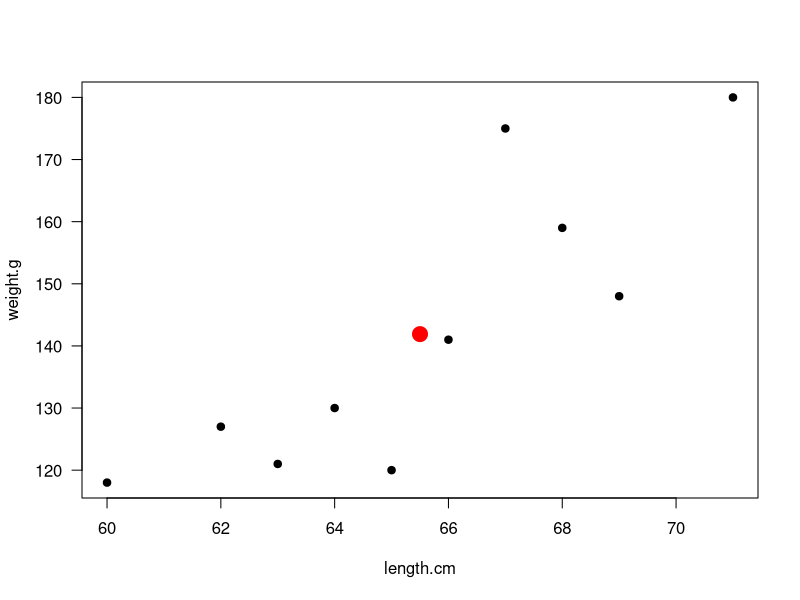
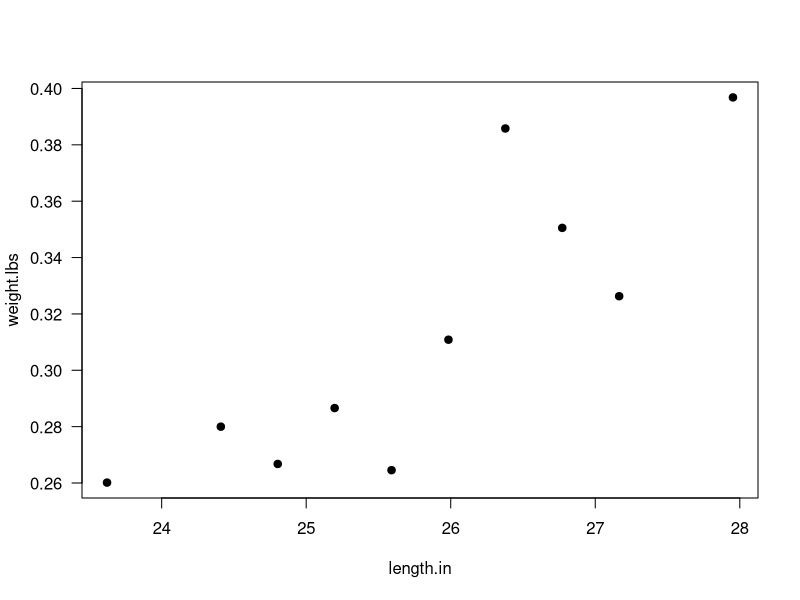
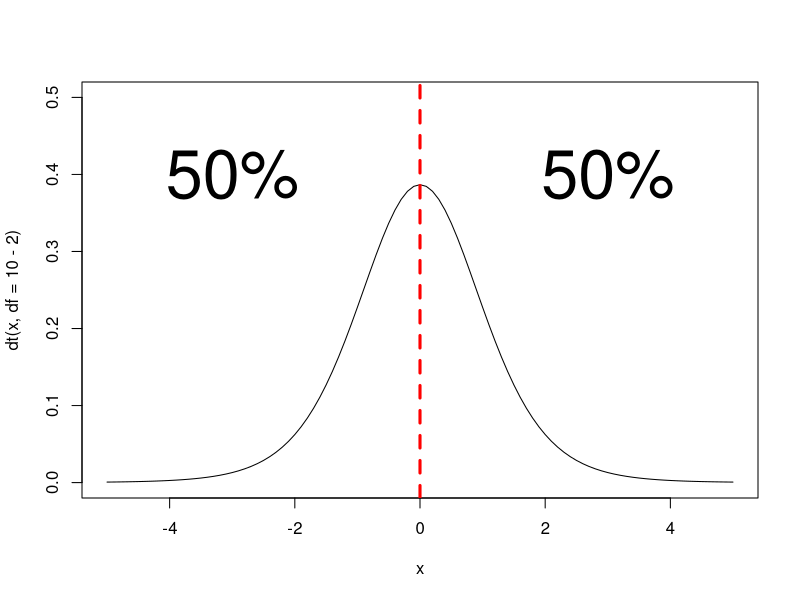
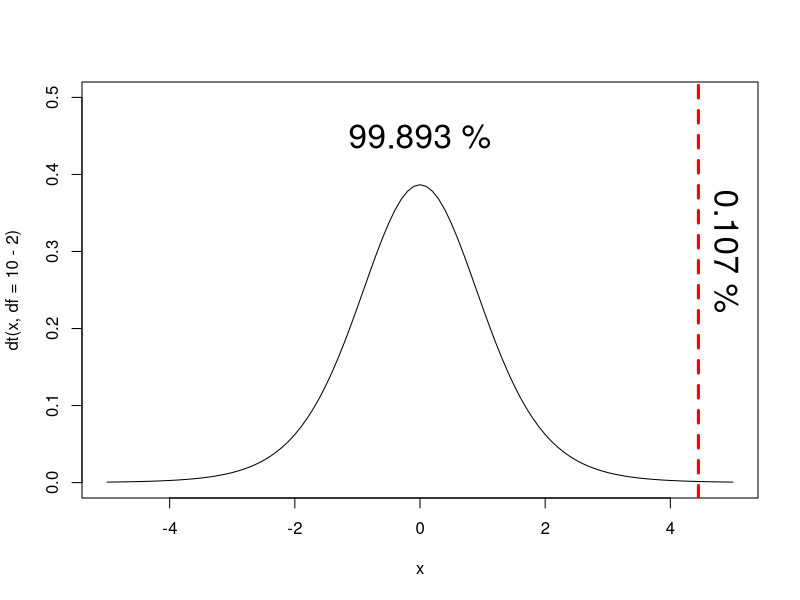
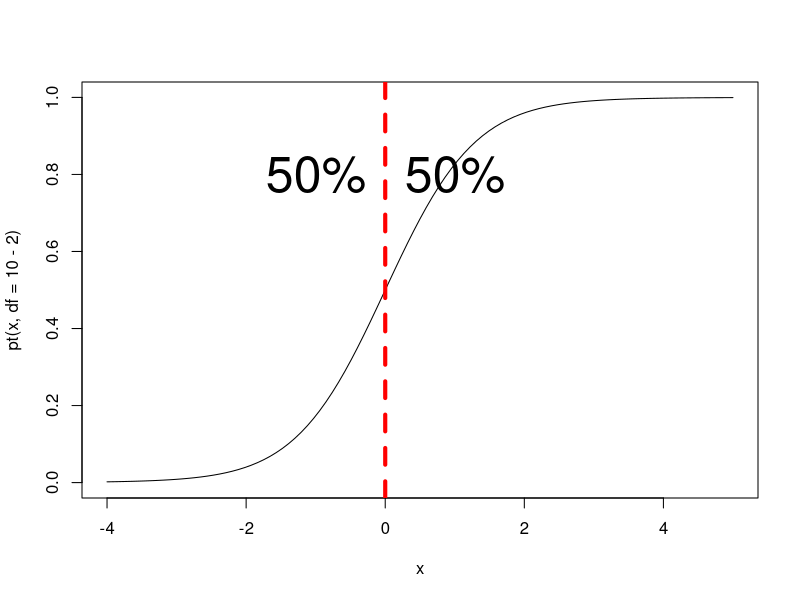
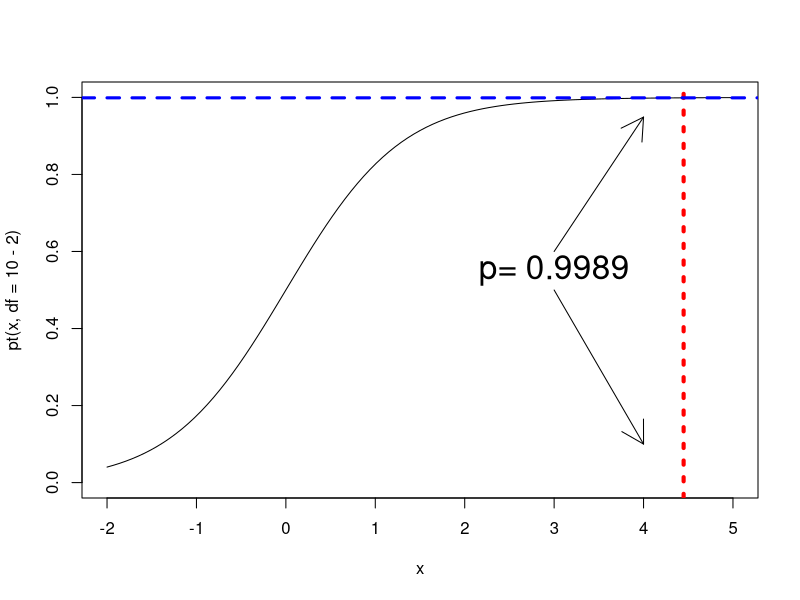
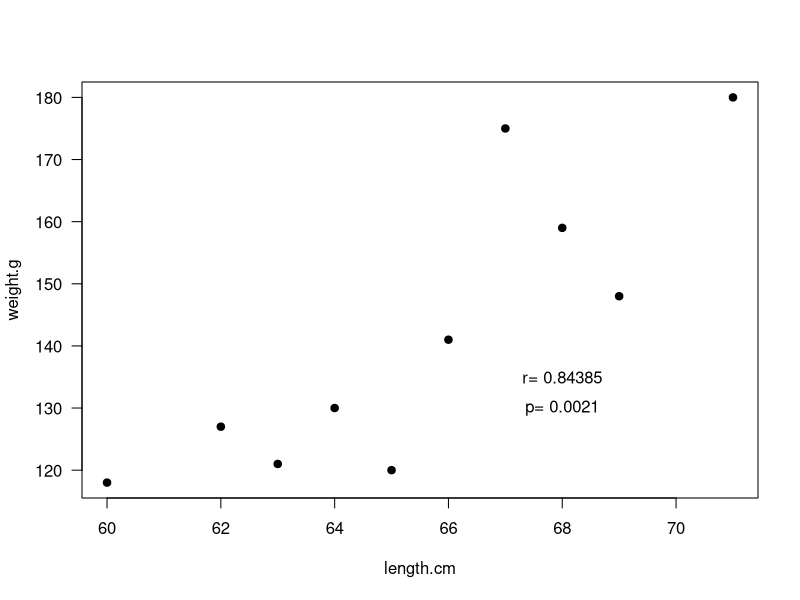
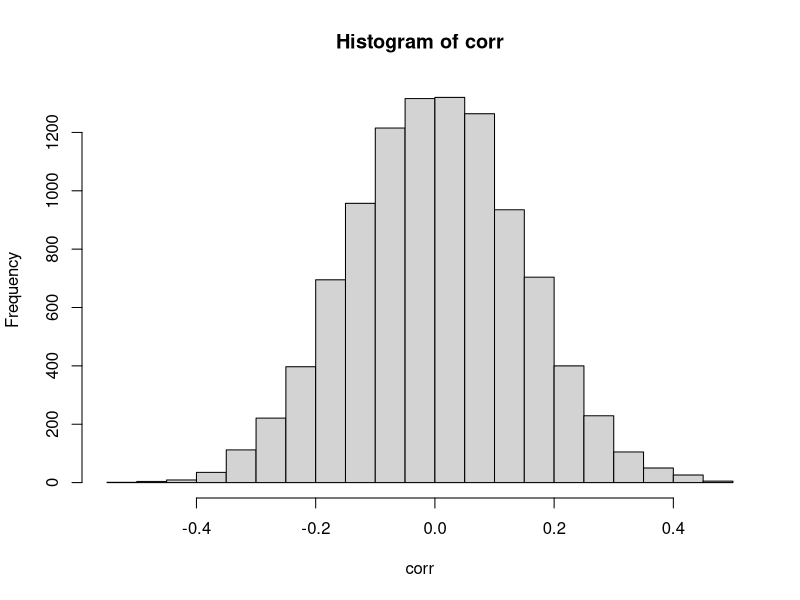

Reproduce these figures in R, in order. (Note: this script raises an error after producing the figures.)

################
#Covariance

length.cm<-c(64,69,71,67,63,62,66,60,65,68)
weight.g<-c(130,148,180,175,121,127,141,118,120,159)

cbind(length.cm,weight.g)

plot(length.cm,weight.g,pch=19,las=1);points(mean(length.cm),mean(weight.g),pch=19,cex=2,col="red")

length.minus.mean<-length.cm-mean(length.cm)
weight.minus.mean<-weight.g-mean(weight.g)

cbind(length.cm,weight.g,length.minus.mean,weight.minus.mean)

product<-length.minus.mean*weight.minus.mean

cbind(length.cm,weight.g,length.minus.mean,weight.minus.mean,product)


sum.product<-sum(product)
n<-length(product)
Covariance <- sum.product/(n-1)
cov(length.cm,weight.g)

length.in<-length.cm/2.54
weight.lbs<-weight.g*0.00220462
plot(length.in,weight.lbs,pch=19,las=1);#plot(length.cm,weight.g,pch=19,las=1)
cov(length.in,weight.lbs)

length.ft<-length.in/12
cov(length.ft,weight.lbs)

#Put it in z units
#covariance of z-transformed data IS the correlation # note: this IS NOT the Fisher's r-z transformation
z.length<-(length.cm-mean(length.cm))/ sd(length.cm)
z.weight<-(weight.g-mean(length.cm))/sd(weight.g)

cov(z.length,z.weight)
cor(length.cm,weight.g)

cov(scale(length.cm),scale(weight.lbs))
cov(scale(length.in),scale(weight.lbs))







cor(weight.g,length.cm)

SEr <- sqrt((1-cor(weight.g,length.cm)^2 )/(10-2))
t.stat <- cor(weight.g,length.cm)/SEr
one.tailed.p<-pt(t.stat,df=8,lower.tail=FALSE)

t.stat.n <- (cor(weight.g,length.cm)-0.6)/SEr
one.tailed.pn<-pt(t.stat.n,df=8,lower.tail=FALSE)


one.tailed.p<-1-pt(t.stat,df=10-2);
curve(dt(x,df=10-2),xlim=c(-5,5),ylim=c(0,0.5))
abline(v=0,lty=2,col="red",lwd=3)
text(-3,0.4,"50%",cex=4)
text(3,0.4,"50%",cex=4)

curve(dt(x,df=10-2),xlim=c(-5,5),ylim=c(0,0.5))
abline(v=t.stat,lty=2,col="red",lwd=3)
text(0,0.45,paste(round(pt(t.stat,df=10-2)*100,digits=3),"%"),cex=2)
text(4.9,0.3,paste(round((1-pt(t.stat,df=10-2))*100,digits=3),"%"),cex=2,srt=270)


curve(pt(x,df=10-2),xlim=c(-4,5),ylim=c(0,1))
abline(v=0,lty=2,lwd=4,col="red")
text(-1,0.8,"50%",cex=3)
text(1,0.8,"50%",cex=3)



curve(pt(x,df=10-2),xlim=c(-2,5),ylim=c(0,1))
abline(v=t.stat,lty=3,lwd=4,col="red")
p.value<-2*one.tailed.p
abline(h=pt(t.stat,df=10-2),lty=2,lwd=3,col="blue")
arrows(3,0.6,4,pt(t.stat,df=10-2)-0.05)
arrows(3,0.5,4,0.1)
text(3,0.55,paste("p=",round(pt(t.stat,df=10-2),digits=4)),cex=2)

one.tailed.p<-pt(t.stat,df=10-2,lower.tail=FALSE)
two.tailed.p.value<-2*one.tailed.p

Correlation<-cor(weight.g,length.cm)
plot(length.cm,weight.g,pch=19,las=1)
text(68,135,paste("r=",round(Correlation,digits=5)),cex=1)
text(68,130,paste("p=",round(p.value,digits=4)),cex=1)

#simulate the null
set.seed(3)
corr<-NA
peez<-NA
teez<-NA
for(i in 1:10000){
x<-rnorm(50);y<-rnorm(50)
corr[i]<-cor(x,y)
peez[i]<-cor.test(x,y)$p.value
teez[i]<-cor.test(x,y)$statistic
}
hist(corr)#plot(density(corr))#
hist(peez)
quantile(peez,c(0.025,0.975))
hist(teez)
curve(dt(x,df=50-2),xlim=c(-5,5),ylim=c(0,0.5))
abline(v=qt(0.5,48))
abline(v=qt(0.45,48))
abline(v=qt(0.4,48))
abline(v=qt(0.3,48))
abline(v=qt(0.2,48))
abline(v=qt(0.1,48))
abline(v=qt(0.05,48))

###power
library(pwr)
pwr.r.test(n=10,r=cor(weight.g,length.cm),sig.level=0.05)
#power as function of sample size


power<-NA
for (n in 4:100){
	power[n]<-pwr.r.test(n=n,r=cor(weight.g,length.cm),sig.level=0.05)$power
	}
plot(4:100,power[4:100],las=1,type="l",xlab="n",ylab="power")
abline(h=0.80,col="red",lty=2,lwd=3)
abline(v=10,col="blue",lty=3,lwd=3)

pwr.r.test(r=cor(weight.g,length.cm),sig.level=0.05,power=0.8) # based on our observed difference (effect size), this tells us how many replicates are needed
points(7.69,0.8,cex=2)

#power as a function of effect size
power<-NA
effectsize<-seq(from=0.1,to=0.9,length=100)
#ds<-seq(from=d,to=1.3,length=100)
for (es in 1:100){
	power[es]<-pwr.r.test(n=10,r=effectsize[es],sig.level=0.05)$power
	}
plot(effectsize,power,las=1,type="l",xlab="effect size",ylab="power",main="n=10")
abline(h=0.8,col="red",lty=2)
cbind(effectsize,power)




pwr.r.test(n=10,sig.level=0.05,power=0.8)

#effect size and replicates
effectsize<-NA
power=0.80
for(n in 4:1000){
	effectsize[n]<-pwr.r.test(n=n,power=power,sig.level=0.05)$r
	}


plot(1:1000,effectsize,las=1,type="l",xlab="No. of observations",ylab="Effect size",main="Power=0.8")
cbind(1:1000,effectsize)



hist(peez)



set.seed(3)
corr<-NA
peez<-NA
teez<-NA
for(i in 1:8500){
x<-rnorm(50);y<-rnorm(50)
corr[i]<-cor(x,y)
peez[i]<-cor.test(x,y)$p.value
teez[i]<-cor.test(x,y)$statistic
}


#simulate where we know that 15% should be significant
library(MASS)
for(i in 8501:10000){
mu<-rep(0,2)
Sigma<-matrix(0.3,nrow=2,ncol=2)+diag(2)*0.7
rawvars<-mvrnorm(n=50,mu=mu,Sigma=Sigma)
corr[i]<-cor(rawvars[,1],rawvars[,2])
peez[i]<-cor.test(rawvars[,1],rawvars[,2])$p.value
teez[i]<-cor.test(rawvars[,1],rawvars[,2])$statistic
}

library(pwr)
pwr.r.test(n=50,r=0.3,sig.level=0.05)


sum(peez[8501:10000]<0.05)/1500

### 10000 test
### 1500 should have a "real" effect
########power is around 0.57, so we expect 0.57*1500 = 855 to be true positive
########                                   1500-855 =  645 to be false negative      

### 8500 should have no effect
########sig level is 0.05, so we expect 0.05*8500 = 425 to be false positive
########                                0.95*8500 = 8075 to be true negative

### total number of positives = 855+425 = 1280
### our false discovery rate is 425/1280 = 0.332, 33% of our results are wrong!!!

# FDR = sig.lev*(1-Prob(real)) / (Power*Prob(real) + sig.lev*(1-Prob(real)))

0.05*(1-0.15)/(0.57*0.15+0.05*(1-0.15))

quartz(width=5,height=5)
par(mar=c(0,0,0,0))
plot(0:1,0:1,type="n",ylab="",xlab="",yaxt="",xaxt="n")

polygon(x=c(0.05,0.25,0.25,0.05),y=c(.4,0.4,0.6,0.6));text(0.15,0.5,"10,000 tests")
polygon(x=c(0.3,0.6,0.6,0.3),y=c(0.65,0.65,0.85,0.85));text(0.45,0.75,"'Real effect' in 1500\n15%",cex=0.9)
polygon(x=c(0.3,0.6,0.6,0.3),y=c(0.15,0.15,0.35,0.35));text(0.45,0.25,"No effect in 8500\n85%")
polygon(x=c(0.7,0.95,0.95,0.7),y=c(0.8,0.8,0.95,0.95));text(0.82,0.87,"~57%\n true positive\n855")
polygon(x=c(0.7,0.95,0.95,0.7),y=c(0.55,0.55,0.7,0.7));text(0.82,0.63,"1500-855=\n645\n false negative")
polygon(x=c(0.7,0.95,0.95,0.7),y=c(0.45,0.45,0.3,0.3));text(0.82,0.37,"95%\n true negative\n 8075")
polygon(x=c(0.7,0.95,0.95,0.7),y=c(0.2,0.2,0.05,0.05));text(0.82,0.13,"5%\n false postive\n 425")

segments(0.25,0.6,0.3,0.65)
segments(0.25,0.4,0.3,0.35)
segments(0.6,0.8,0.7,0.9)
segments(0.6,0.7,0.7,0.6)

segments(0.6,0.3,0.7,0.4)
segments(0.6,0.2,0.7,0.1)

text(0.5,0.4,"Sig. level = 0.05",cex=1.2)
text(0.5,0.9,"Power ~ 0.57",cex=1.2)


########
## 95 CI for r
#########
length.cm<-c(64,69,71,67,63,62,66,60,65,68)
weight.g<-c(130,148,180,175,120,127,141,118,120,159)

r<-cor(length.cm,weight.g)#r=0.8
n<-10

#Fisher's r-z transformation
z<-0.5*log((1+r)/(1-r))
sigmaz<-sqrt(1/(n-3))
upperz<-z+sigmaz*1.96#
lowerz<-z-sigmaz*1.96#

upperz<-z+sigmaz*qnorm(0.975)#
lowerz<-z-sigmaz*qnorm(0.975)#


#translate back to r

R<-(exp(2*z)-1)/(exp(2*z)+1)
upper<-(exp(2*upperz)-1)/(exp(2*upperz)+1)
lower<-(exp(2*lowerz)-1)/(exp(2*lowerz)+1)

#calculate p-value
sr<-sqrt((1-R^2)/(n-2))
tstat<-R/sr
pval<-pt(tstat,n-2,lower.tail=FALSE)*2


cat("\n\n\nr=",r,"\nupper 95% CI",upper,"\nlower 95% CI",lower,"\n\nstandard error of r:",sr,"\n\nt =",tstat,"\ndf=",n-2,"\np=",pval,"\n\n")

cor(length.cm,weight.g)
cor.test(length.cm,weight.g)



####So with r and n, we can test hypotheses about r
# suppose n=20 and r=0.8
#95% CI of r
z<-0.5*log((1+0.8)/(1-0.8))
sigma.z <- sqrt(1/(20-3))

upper <- z + sigma.z*1.96
lower <- z - sigma.z*1.96

# translate back to r
upper.r<-(exp(2*upper )-1)/(exp(2*upper )+1)
lower.r<-(exp(2*lower)-1)/(exp(2*lower)+1)

# calculate t
se.r<-sqrt((1-0.8^2)/18)
t.r <- 0.8/ se.r
pt(t.r,18,lower.tail=FALSE)*2
